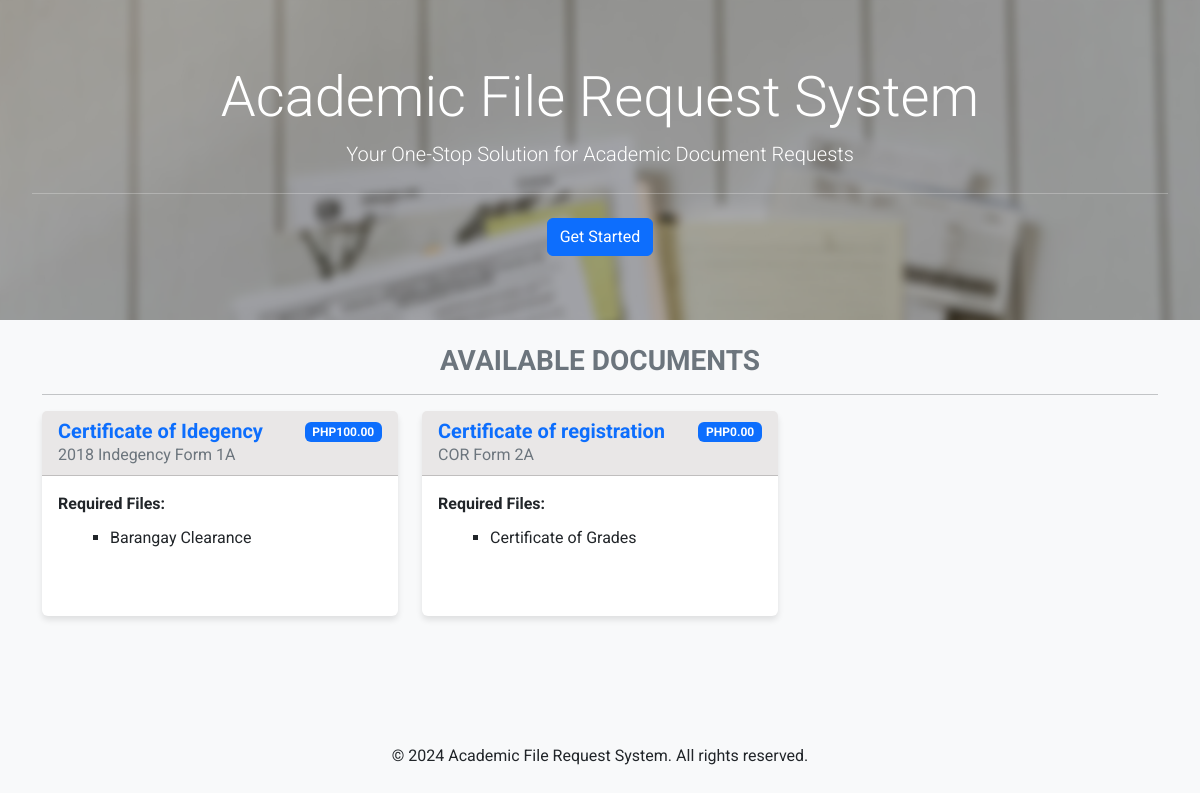
Before: / with the older database file.
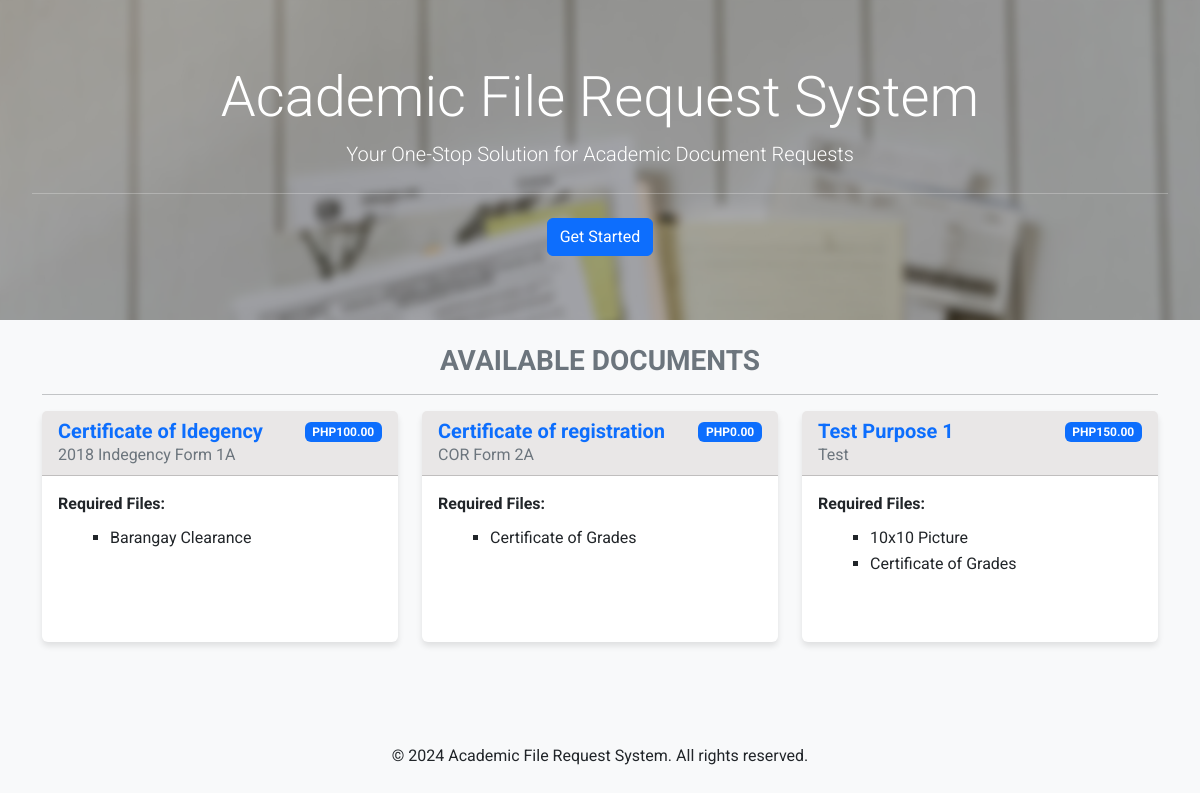
After: the same page with the newer database file.
### onlinerequest/models.py (models this page shows, shortened)
class Request(models.Model):
    description = models.CharField(max_length=256)
    files_required = models.CharField(max_length=256)
    document = models.ForeignKey(Document, on_delete=models.CASCADE)
    price = models.CharField(max_length=6, default=1.00)

class Document(models.Model):
    code = models.CharField(max_length=64)
    description = models.CharField(max_length=64)
    active = models.BooleanField(default=True)

class Requirement(models.Model):
    code = models.CharField(max_length=64)
    description = models.CharField(max_length=64)

### onlinerequest/views/views.py (the view)
# urls.py: path('', views.index),
def index(request):
    request_forms = Request.objects.all()
    for request_form in request_forms:
        requirement_descriptions = []
        for requirement_code in request_form.files_required.split(','):
            try:
                requirement = Requirement.objects.get(code=requirement_code)
                requirement_descriptions.append(requirement.description)
            except Requirement.DoesNotExist:
                requirement_descriptions.append(requirement_code)
        request_form.requirement_descriptions = requirement_descriptions
    return render(request, 'index.html', {'request_forms': request_forms})

### onlinerequest/context_processors.py (called while the page is built)
def user_record(request):
    if request.user.is_authenticated:
        try:
            user_record = Record.objects.get(user_number=request.user.student_number)
            return {'user_record': user_record}
        except Record.DoesNotExist:
            return {}
    return {}

def request_forms(request):
    request_forms = Request.objects.all()
    return {'request_forms': request_forms}

### onlinerequest/templates/index.html (shortened to what this page needs)
<!DOCTYPE html>
<html lang="en">
<head>
    {% include 'header.html' %}
</head>
<body class="d-flex flex-column min-vh-100">
    <div class="jumbotron text-center">
        <h1 class="display-4">Academic File Request System</h1>
        <p class="lead">Your One-Stop Solution for Academic Document Requests</p>
        <hr class="my-4">
        <a href="/signup/" class="btn btn-primary">Get Started</a>
    </div>
    <div class="container mt-4">
      <h3 class="text-center text-secondary fw-bold">AVAILABLE DOCUMENTS</h3>
      <hr>
        {% if request_forms %}
            <div class="row row-cols-1 row-cols-md-3 g-4">
                {% for request_form in request_forms %}
                    <div class="col">
                        <div class="card h-100">
                            <div class="card-header">
                              <div class="d-flex justify-content-between">
                                <div>
                                  <h5 class="card-title text-primary mb-0">{{ request_form.document.description }}</h5>
                                  <p class="card-text text-muted">{{ request_form.description }}</p>
                                </div>
                                <div>
                                  <span class="badge bg-primary">PHP{{ request_form.price }}</span>
                                </div>
                              </div>
                            </div>
                            <div class="card-body">
                                <p class="card-text mb-2"><strong>Required Files:</strong></p>
                                <ul class="required-files">
                                    {% for description in request_form.requirement_descriptions %}
                                        <li>{{ description }}</li>
                                    {% endfor %}
                                </ul>
                            </div>
                        </div>
                    </div>
                {% endfor %}
            </div>
        {% else %}
            <p class="text-center">No request forms found.</p>
        {% endif %}
    </div>
    <footer class="footer mt-auto text-center py-3">
        <div class="container mt-5">
            <p>&copy; {% now "Y" %} Academic File Request System. All rights reserved.</p>
        </div>
    </footer>
</body>
</html>

Changed rows visible on the page:
added Request: document.description "Test Purpose 1", description "Test", price "150.00", requirement_descriptions "Certificate of Grades"
now on this page (row unchanged): Requirement: requirement_descriptions "10x10 Picture"
